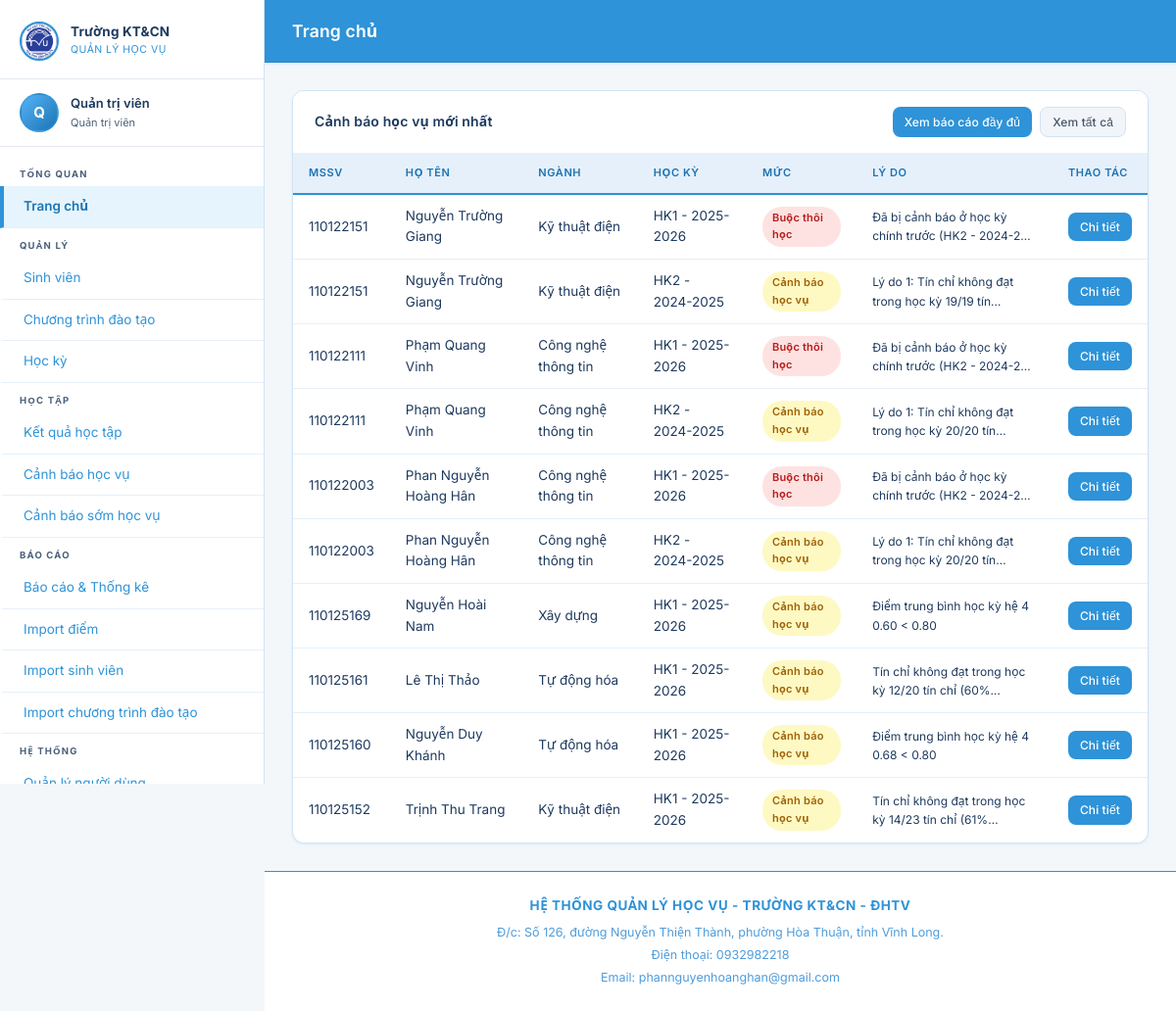
Page /dashboard/ (signed in) on the committed database.
### accounts/models.py (models this page shows, shortened)
class CustomUser(AbstractUser):
    ROLE_CHOICES = [
        ('admin', 'Quản trị viên'),
        ('giaovu', 'Giáo vụ'),
        ('covan', 'Cố vấn học tập'),
        ('sinhvien', 'Sinh viên'),
    ]
    role = models.CharField(max_length=20, choices=ROLE_CHOICES, default='sinhvien', verbose_name='Vai trò')
    full_name = models.CharField(max_length=200, blank=True, verbose_name='Họ và tên')
    phone = models.CharField(max_length=15, blank=True, verbose_name='Số điện thoại')
    class Meta:
        db_table = 'customuser'
        verbose_name = 'Người dùng'
        verbose_name_plural = 'Người dùng'
    @property
    def is_admin(self):
        return self.role == 'admin'
    @property
    def is_giaovu(self):
        return self.role == 'giaovu'
    @property
    def is_sinhvien(self):
        return self.role == 'sinhvien'

### academic_warnings/models.py (models this page shows, shortened)
class CanhBaoHocVu(models.Model):
    MUC_CHOICES = [
        ('canh_bao', 'Cảnh báo học vụ'),
        ('buoc_thoi_hoc', 'Buộc thôi học'),
    ]
    TRANG_THAI_CHOICES = [
        ('chua_xu_ly', 'Chưa thông báo'),
        ('da_xu_ly', 'Đã thông báo'),
    ]
    sinh_vien = models.ForeignKey(SinhVien, on_delete=models.CASCADE,
                                   related_name='canh_bao', verbose_name='Sinh viên')
    hoc_ky = models.ForeignKey(HocKy, on_delete=models.CASCADE,
                                related_name='canh_bao', verbose_name='Học kỳ')
    muc_canh_bao = models.CharField(max_length=20, choices=MUC_CHOICES, verbose_name='Mức cảnh báo')
    ly_do = models.TextField(verbose_name='Lý do cảnh báo')
    so_lan_canh_bao = models.PositiveSmallIntegerField(default=1, verbose_name='Lần cảnh báo thứ')
    ngay_tao = models.DateTimeField(auto_now_add=True, verbose_name='Ngày tạo')
    trang_thai = models.CharField(max_length=20, choices=TRANG_THAI_CHOICES,
                                   default='chua_xu_ly', verbose_name='Trạng thái')
    ghi_chu = models.TextField(blank=True, verbose_name='Ghi chú xử lý')
    da_an = models.BooleanField(default=False, verbose_name='Đã ẩn khỏi danh sách')
    nguoi_dung_an = models.ManyToManyField(
        settings.AUTH_USER_MODEL,
        blank=True,
        db_table='canhbaohocvu_nguoi_dung_an',
        related_name='canh_bao_da_an',
        verbose_name='Người dùng đã ẩn'
    )
    class Meta:
        db_table = 'canhbaohocvu'
        verbose_name = 'Cảnh báo học vụ'
        verbose_name_plural = 'Cảnh báo học vụ'
        unique_together = ['sinh_vien', 'hoc_ky']
        ordering = ['trang_thai', '-ngay_tao']
    @property
    def mau_canh_bao(self):
        return {'canh_bao': 'warning', 'buoc_thoi_hoc': 'danger'}.get(self.muc_canh_bao, 'secondary')

### students/models.py (models this page shows, shortened)
class SinhVien(models.Model):
    TRANG_THAI_CHOICES = [
        ('dang_hoc', 'Đang học'),
        ('canh_bao', 'Cảnh báo học vụ'),
        ('dinh_chi', 'Đình chỉ'),
        ('tot_nghiep', 'Tốt nghiệp'),
        ('thoi_hoc', 'Thôi học'),
    ]
    user = models.OneToOneField(CustomUser, on_delete=models.SET_NULL, null=True, blank=True,
                                 related_name='sinh_vien', verbose_name='Tài khoản')
    mssv = models.CharField(max_length=20, unique=True, verbose_name='Mã số sinh viên')
    ho_ten = models.CharField(max_length=200, verbose_name='Họ và tên')
    ngay_sinh = models.DateField(null=True, blank=True, verbose_name='Ngày sinh')
    gioi_tinh = models.CharField(max_length=5, choices=[('Nam', 'Nam'), ('Nu', 'Nữ')], blank=True)
    email = models.EmailField(blank=True, verbose_name='Email')
    so_dien_thoai = models.CharField(max_length=15, blank=True, verbose_name='Số điện thoại')
    nganh = models.ForeignKey(Nganh, on_delete=models.SET_NULL, null=True, verbose_name='Ngành')
    khoa = models.CharField(max_length=10, verbose_name='Khóa học', help_text='VD: K2021')
    lop = models.ForeignKey('Lop', on_delete=models.SET_NULL, null=True, blank=True,
                             related_name='sinh_viens', verbose_name='Lớp')
    covan = models.ForeignKey(CustomUser, on_delete=models.SET_NULL, null=True, blank=True,
                               related_name='sinh_vien_phu_trach', verbose_name='Cố vấn học tập',
                               limit_choices_to={'role': 'covan'})
    trang_thai = models.CharField(max_length=20, choices=TRANG_THAI_CHOICES, default='dang_hoc',
                                   verbose_name='Trạng thái')
    ngay_nhap_hoc = models.DateField(null=True, blank=True, verbose_name='Ngày nhập học')
    class Meta:
        db_table = 'sinhvien'
        verbose_name = 'Sinh viên'
        verbose_name_plural = 'Sinh viên'
        ordering = ['mssv']

class Nganh(models.Model):
    ma_nganh = models.CharField(max_length=20, unique=True, verbose_name='Mã ngành')
    ten_nganh = models.CharField(max_length=200, verbose_name='Tên ngành')
    khoa = models.CharField(max_length=200, default='Khoa Công nghệ thông tin', verbose_name='Khoa')
    class Meta:
        db_table = 'nganh'
        verbose_name = 'Ngành học'
        verbose_name_plural = 'Ngành học'

class HocKy(models.Model):
    KY_CHOICES = [('1', 'Học kỳ 1'), ('2', 'Học kỳ 2'), ('3', 'Học kỳ hè')]
    ky = models.CharField(max_length=2, choices=KY_CHOICES, verbose_name='Kỳ học')
    nam_hoc = models.CharField(max_length=10, verbose_name='Năm học', help_text='VD: 2023-2024')
    ngay_bat_dau = models.DateField(null=True, blank=True, verbose_name='Ngày bắt đầu')
    ngay_ket_thuc = models.DateField(null=True, blank=True, verbose_name='Ngày kết thúc')
    la_hien_tai = models.BooleanField(default=False, verbose_name='Học kỳ hiện tại')
    class Meta:
        db_table = 'hocky'
        verbose_name = 'Học kỳ'
        verbose_name_plural = 'Học kỳ'
        unique_together = ['ky', 'nam_hoc']
        ordering = ['-nam_hoc', '-ky']
    def __str__(self):
        return f"HK{self.ky} - {self.nam_hoc}"

### dashboard/views.py (the view)
# urls.py: path('', lambda request: redirect('dashboard:index'), name='home'),
@login_required
def index(request):
    role = request.user.role
    if role == 'sinhvien':
        return dashboard_sinhvien(request)
    elif role == 'covan':
        return dashboard_covan(request)
    elif role in ('giaovu', 'admin'):
        return dashboard_giaovu(request)
    return render(request, 'dashboard/index.html')

### results/utils.py (called while the page is built)
def get_phan_phoi_diem(sinh_vien=None, hoc_ky=None):
    from results.models import KetQuaHocTap
    qs = KetQuaHocTap.objects.filter(diem_tk__isnull=False)
    if sinh_vien:
        qs = qs.filter(sinh_vien=sinh_vien)
    if hoc_ky:
        qs = qs.filter(hoc_ky=hoc_ky)
    phan_phoi = {'A': 0, 'B+': 0, 'B': 0, 'C+': 0, 'C': 0, 'D+': 0, 'D': 0, 'F': 0}
    for kq in qs:
        chu = diem_chu(kq.diem_tk)
        if chu in phan_phoi:
            phan_phoi[chu] += 1
    return phan_phoi

### templates/dashboard/dashboard_giaovu.html (shortened to what this page needs)
{% extends 'base.html' %}
{% block page_title %}Trang chủ{% endblock %}
{% block content %}
<div class="card">
    <div class="card-header">
        <span class="card-title">Cảnh báo học vụ mới nhất</span>
        <div class="d-flex gap-2">
            <a href="{% url 'dashboard:bao_cao' %}" class="btn btn-sm btn-primary">Xem báo cáo đầy đủ</a>
            <a href="{% url 'academic_warnings:canhbao_list' %}" class="btn btn-sm btn-secondary">Xem tất cả</a>
        </div>
    </div>
    <div class="card-body" style="padding:0">
        <table class="data-table">
            <thead><tr><th>MSSV</th><th>Họ tên</th><th>Ngành</th><th>Học kỳ</th><th>Mức</th><th>Lý do</th><th>Thao tác</th></tr></thead>
            <tbody>
            {% for cb in canh_baos_moi %}
            <tr>
                <td>{{ cb.sinh_vien.mssv }}</td>
                <td>{{ cb.sinh_vien.ho_ten }}</td>
                <td>{{ cb.sinh_vien.nganh.ten_nganh|default:'-' }}</td>
                <td>{{ cb.hoc_ky }}</td>
                <td><span class="badge badge-{{ cb.mau_canh_bao }}">{{ cb.get_muc_canh_bao_display }}</span></td>
                <td style="font-size:12px">{{ cb.ly_do|truncatechars:50 }}</td>
                <td><a href="{% url 'academic_warnings:canhbao_detail' cb.pk %}" class="btn btn-sm btn-primary">Chi tiết</a></td>
            </tr>
            {% empty %}
            <tr><td colspan="7" style="text-align:center;color:#94a3b8;padding:24px">Không có cảnh báo mới</td></tr>
            {% endfor %}
            </tbody>
        </table>
    </div>
</div>
{% endblock %}

### templates/base.html (shortened to what this page needs)
<!DOCTYPE html>
<html lang="vi">
<head>
    <link rel="stylesheet" href="/static/css/main.css?v=1.0.5">
</head>
<body>
{% if user.is_authenticated %}
<aside class="sidebar" id="sidebar">
    <div class="sidebar-brand">
        <img src="/static/img/logo_tvu.png" alt="TVU Logo"
             style="width:40px;height:40px;border-radius:50%;object-fit:cover;flex-shrink:0">
        <div>
            <div class="brand-text">Trường KT&CN</div>
            <div class="brand-sub">Quản lý Học Vụ</div>
        </div>
    </div>
    <div class="sidebar-user">
        <div class="avatar">{{ user.full_name|first|upper|default:user.username|first|upper }}</div>
        <div class="user-info">
            <div class="user-name">{{ user.full_name|default:user.username }}</div>
            <div class="user-role">{{ user.get_role_display }}</div>
        </div>
    </div>
    <nav class="sidebar-nav">
        <div class="nav-section-title">Tổng quan</div>
        <a href="{% url 'dashboard:index' %}" class="{% if request.resolver_match.namespace == 'dashboard' and request.resolver_match.url_name == 'index' %}active{% endif %}">
            Trang chủ
        </a>
        {% if not user.is_sinhvien %}
        <div class="nav-section-title">Quản lý</div>
        <a href="{% url 'students:sinhvien_list' %}" class="{% if request.resolver_match.namespace == 'students' and 'sinhvien' in request.resolver_match.url_name %}active{% endif %}">
            Sinh viên
        </a>
        {% if user.is_giaovu or user.is_admin %}
        <a href="{% url 'students:monhoc_list' %}" class="{% if 'monhoc' in request.resolver_match.url_name %}active{% endif %}">
            Chương trình đào tạo
        </a>
        <a href="{% url 'students:hocky_list' %}" class="{% if 'hocky' in request.resolver_match.url_name %}active{% endif %}">
            Học kỳ
        </a>
        {% endif %}
        {% else %}
        <div class="nav-section-title">Thông tin</div>
        {% endif %}
        <div class="nav-section-title">Học tập</div>
        <a href="{% url 'results:ketqua_list' %}" class="{% if request.resolver_match.namespace == 'results' %}active{% endif %}">
            Kết quả học tập
        </a>
        <a href="{% url 'academic_warnings:canhbao_list' %}" class="{% if request.resolver_match.namespace == 'academic_warnings' and request.resolver_match.url_name == 'canhbao_list' %}active{% endif %}">
            Cảnh báo học vụ
        </a>
        <a href="{% url 'academic_warnings:canhbao_som_list' %}" class="{% if request.resolver_match.namespace == 'academic_warnings' and 'canhbao_som' in request.resolver_match.url_name %}active{% endif %}">
            Cảnh báo sớm học vụ
        </a>
        {% if not user.is_sinhvien %}
        <div class="nav-section-title">Báo cáo</div>
        <a href="{% url 'dashboard:bao_cao' %}" class="{% if request.resolver_match.url_name == 'bao_cao' %}active{% endif %}">
            Báo cáo & Thống kê
        </a>
        {% if user.is_giaovu or user.is_admin %}
        <a href="{% url 'results:import_diem' %}">
            Import điểm
        </a>
        <a href="{% url 'students:import_sinhvien' %}">
            Import sinh viên
        </a>
        <a href="{% url 'students:import_monhoc' %}">
            Import chương trình đào tạo
        </a>
        {% endif %}
        {% endif %}
        {% if user.is_admin %}
        <div class="nav-section-title">Hệ thống</div>
        <a href="{% url 'accounts:user_list' %}">
            Quản lý người dùng
        </a>
        {% endif %}
    </nav>
</aside>
<div class="main-wrapper">
    <header class="topbar">
        <div class="topbar-title">{% block page_title %}Dashboard{% endblock %}</div>
    </header>
    <main class="page-content">
        {% block content %}{% endblock %}
    </main>
    <footer class="app-footer">
        <div class="footer-title">HỆ THỐNG QUẢN LÝ HỌC VỤ - TRƯỜNG KT&CN - ĐHTV</div>
        <div class="footer-line">Đ/c: Số 126, đường Nguyễn Thiện Thành, phường Hòa Thuận, tỉnh Vĩnh Long.</div>
        <div class="footer-line">Điện thoại: 0932982218</div>
        <div class="footer-line">Email: phannguyenhoanghan@gmail.com</div>
    </footer>
</div>
{% else %}
{% block auth_content %}{% endblock %}
{% endif %}
</body>
</html>

### rows in the picture
CustomUser: full_name|first "Q", full_name "Quản trị viên", role "Quản trị viên"
CanhBaoHocVu: sinh_vien.mssv "110122151", sinh_vien.ho_ten "Nguyễn Trường Giang", sinh_vien.nganh.ten_nganh "Kỹ thuật điện", hoc_ky "HK1 - 2025-2026", muc_canh_bao "Buộc thôi học", ly_do "Đã bị cảnh báo ở học kỳ chính trước (HK2 - 2024-2…"
CanhBaoHocVu: sinh_vien.mssv "110122151", sinh_vien.ho_ten "Nguyễn Trường Giang", sinh_vien.nganh.ten_nganh "Kỹ thuật điện", hoc_ky "HK2 - 2024-2025", muc_canh_bao "Cảnh báo học vụ", ly_do "Lý do 1: Tín chỉ không đạt trong học kỳ 19/19 tín…"
CanhBaoHocVu: sinh_vien.mssv "110122111", sinh_vien.ho_ten "Phạm Quang Vinh", sinh_vien.nganh.ten_nganh "Công nghệ thông tin", hoc_ky "HK1 - 2025-2026", muc_canh_bao "Buộc thôi học", ly_do "Đã bị cảnh báo ở học kỳ chính trước (HK2 - 2024-2…"
CanhBaoHocVu: sinh_vien.mssv "110122111", sinh_vien.ho_ten "Phạm Quang Vinh", sinh_vien.nganh.ten_nganh "Công nghệ thông tin", hoc_ky "HK2 - 2024-2025", muc_canh_bao "Cảnh báo học vụ", ly_do "Lý do 1: Tín chỉ không đạt trong học kỳ 20/20 tín…"
CanhBaoHocVu: sinh_vien.mssv "110122003", sinh_vien.ho_ten "Phan Nguyễn Hoàng Hân", sinh_vien.nganh.ten_nganh "Công nghệ thông tin", hoc_ky "HK1 - 2025-2026", muc_canh_bao "Buộc thôi học", ly_do "Đã bị cảnh báo ở học kỳ chính trước (HK2 - 2024-2…"
CanhBaoHocVu: sinh_vien.mssv "110122003", sinh_vien.ho_ten "Phan Nguyễn Hoàng Hân", sinh_vien.nganh.ten_nganh "Công nghệ thông tin", hoc_ky "HK2 - 2024-2025", muc_canh_bao "Cảnh báo học vụ", ly_do "Lý do 1: Tín chỉ không đạt trong học kỳ 20/20 tín…"
CanhBaoHocVu: sinh_vien.mssv "110125169", sinh_vien.ho_ten "Nguyễn Hoài Nam", sinh_vien.nganh.ten_nganh "Xây dựng", hoc_ky "HK1 - 2025-2026", muc_canh_bao "Cảnh báo học vụ", ly_do "Điểm trung bình học kỳ hệ 4 0.60 < 0.80"
CanhBaoHocVu: sinh_vien.mssv "110125161", sinh_vien.ho_ten "Lê Thị Thảo", sinh_vien.nganh.ten_nganh "Tự động hóa", hoc_ky "HK1 - 2025-2026", muc_canh_bao "Cảnh báo học vụ", ly_do "Tín chỉ không đạt trong học kỳ 12/20 tín chỉ (60%…"
CanhBaoHocVu: sinh_vien.mssv "110125160", sinh_vien.ho_ten "Nguyễn Duy Khánh", sinh_vien.nganh.ten_nganh "Tự động hóa", hoc_ky "HK1 - 2025-2026", muc_canh_bao "Cảnh báo học vụ", ly_do "Điểm trung bình học kỳ hệ 4 0.68 < 0.80"
CanhBaoHocVu: sinh_vien.mssv "110125152", sinh_vien.ho_ten "Trịnh Thu Trang", sinh_vien.nganh.ten_nganh "Kỹ thuật điện", hoc_ky "HK1 - 2025-2026", muc_canh_bao "Cảnh báo học vụ", ly_do "Tín chỉ không đạt trong học kỳ 14/23 tín chỉ (61%…"
